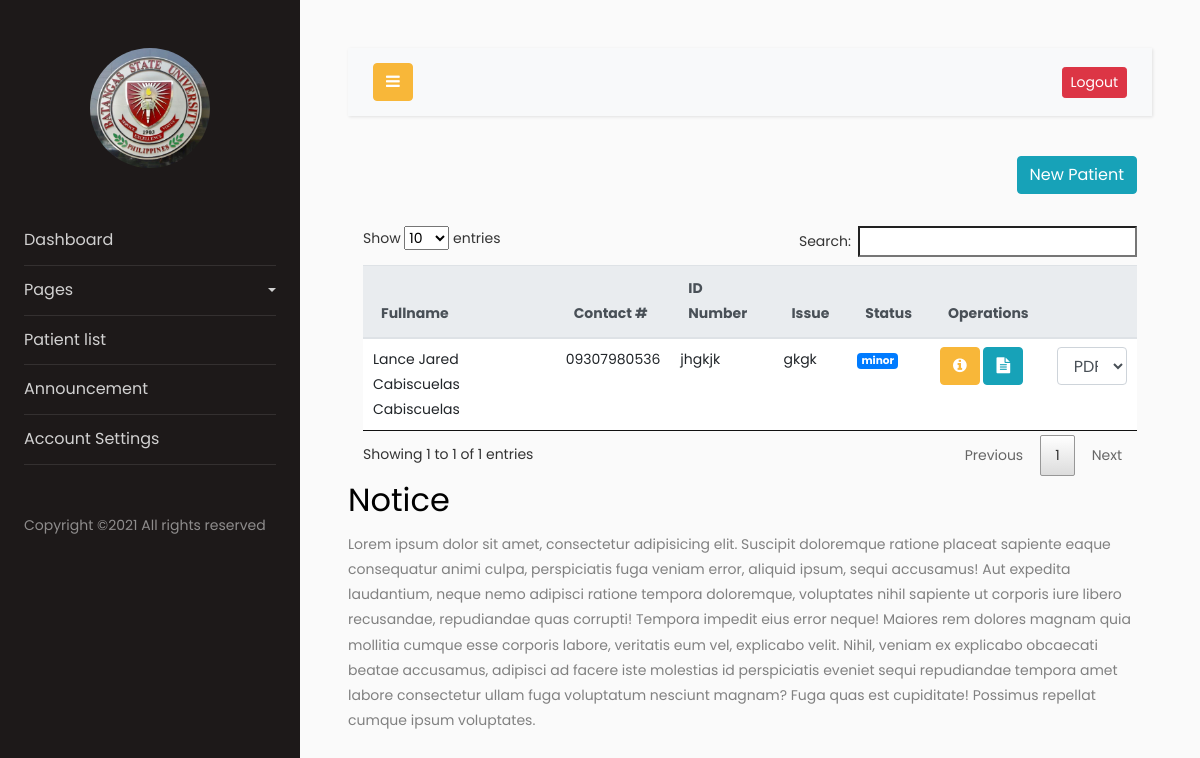
The page /pages/nurse/index.php?page=patient on the database as committed earlier.
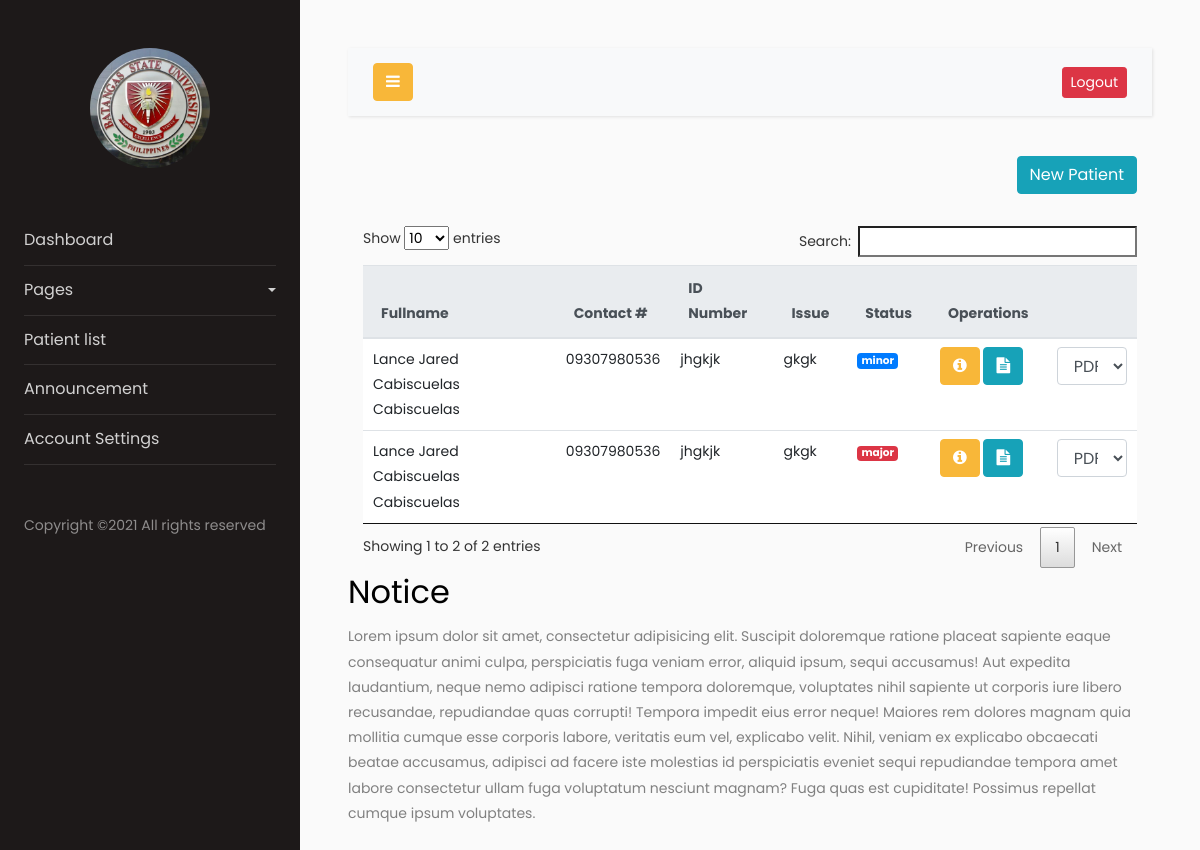
The same page on the database as committed later.
### tables this page shows
CREATE TABLE `patients` (
  `id` int(11) NOT NULL,
  `name` varchar(100) NOT NULL,
  `lastname` varchar(100) NOT NULL,
  `id_number` varchar(50) NOT NULL,
  `issue` varchar(100) NOT NULL,
  `contact_number` varchar(50) NOT NULL,
  `address` varchar(100) NOT NULL,
  `gender` varchar(20) NOT NULL,
  `note` varchar(200) NOT NULL,
  `age` varchar(20) NOT NULL,
  `guardian` varchar(100) NOT NULL,
  `medicine_take` varchar(100) NOT NULL,
  `parent_contact` varchar(50) NOT NULL,
  `issue_status` varchar(20) NOT NULL,
  `date_issue` varchar(50) NOT NULL,
  `time_issue` varchar(20) NOT NULL
);

### functions/mysqliConnection.php (called while the page is built, shortened)
<?php
class Database{
	public function __construct(){
		$this->conn = mysqli_connect("localhost", "root", "", "health_records");
	}
}
?>

### pages/nurse/pages/patient.php (the view, shortened to what this page needs)
<?php
$sql = $database->conn->query("SELECT * FROM patients");
?>
<div class="container">
    <div class="row" style="margin-bottom:2rem;">
    <div class="col col-md-12">
    <button type="button" class="btn btn-info float-right" onclick="openModalSaving()">
        New Patient
    </button>
    </div>
    </div>
<table class="table" id="patientTable" style="margin-top: 4rem;">
  <thead class="thead-light">
    <tr>
      <th scope="col">Fullname</th>
      <th scope="col">Contact #</th>
      <th scope="col">ID Number</th>
      <th scope="col">Issue</th>
      <th scope="col">Status</th>
      <th scope="col">Operations</th>
      <th scope="col"></th>
    </tr>
  </thead>
  <tbody>
  <?php while($row = $sql->fetch_array()): ?>
      <tr>
      <td><?php echo $row['name']." ".$row['lastname']; ?></td>
      <td><?php echo $row['contact_number']; ?></td>
      <td><?php echo $row['id_number']; ?></td>
      <td><?php echo $row['issue']; ?></td>
      <td><?php echo $row['issue_status'] == 'major' ? '<span class="badge badge-danger">'.$row['issue_status'].'</span>': '<span class="badge badge-primary">'.$row['issue_status'].'</span>'; ?></td>
      <td>
        <button class="btn btn-primary" onclick="patientDetails(<?php echo $row['id']; ?>)"><i class="fa fa-info-circle" aria-hidden="true"></i></button>
        <button class="btn btn-info"><i class="fa fa-file-text" aria-hidden="true"></i></button>
      </td>
      <td>
        <div class="form-group">
            <select class="form-control" onchange="requestPrint()" id="printRequest">
            <option value="" disabled selected>PDF File</option>
            </select>
        </div>
      </td>
      </tr>
    <?php endwhile; ?>
  </tbody>
</table>
<div class="row">
    <h2 class="text-center">Notice</h2>
    <p>Lorem ipsum dolor sit amet, consectetur adipisicing elit. Suscipit doloremque ratione placeat sapiente eaque consequatur animi culpa, perspiciatis fuga veniam error, aliquid ipsum, sequi accusamus! Aut expedita laudantium, neque nemo adipisci ratione tempora doloremque, voluptates nihil sapiente ut corporis iure libero recusandae, repudiandae quas corrupti! Tempora impedit eius error neque! Maiores rem dolores magnam quia mollitia cumque esse corporis labore, veritatis eum vel, explicabo velit. Nihil, veniam ex explicabo obcaecati beatae accusamus, adipisci ad facere iste molestias id perspiciatis eveniet sequi repudiandae tempora amet labore consectetur ullam fuga voluptatum nesciunt magnam? Fuga quas est cupiditate! Possimus repellat cumque ipsum voluptates.</p>
</div>
</div>

### pages/nurse/index.php (shortened to what this page needs)
<?php
include "../../functions/mysqliConnection.php";
$database = new Database;
?>
<!doctype html>
<html lang="en">
  <head>
			<link rel="stylesheet" href="../../css/nurse.css">
      <link rel="stylesheet" href="../../dependency/datatables/datatables.min.css">
      <link rel="stylesheet" href="../../dependency/font-awesome/css/font-awesome.min.css">
    </head>
    <body>
      <div class="wrapper d-flex align-items-stretch">
        <nav id="sidebar">
          <div class="p-4 pt-5">
            <a href="#" class="img logo rounded-circle mb-5" style="background-image: url(../../images/logo2.jpg);" style="background-color: white;"></a>
            <ul class="list-unstyled components mb-5">
              <li>
	              <a href="index.php?page=dashboard">Dashboard </a>
              </li>
              <li>
                <a href="#pageSubmenu" data-toggle="collapse" aria-expanded="false" class="dropdown-toggle">Pages</a>
              </li>
	          <li>
              <a href="index.php?page=patient">Patient list</a>
	          </li>
	          <li>
              <a href="#">Announcement</a>
	          </li>
	          <li>
              <a href="index.php?page=accountSettings">Account Settings</a>
	          </li>
	        </ul>
	        <div class="footer">
            <p>
            Copyright &copy;<script>document.write(new Date().getFullYear());</script> All rights reserved
            </p>
	        </div>
	      </div>
    	</nav>
      <div id="content" class="p-4 p-md-5">
        <nav class="navbar navbar-expand-lg navbar-light bg-light">
          <div class="container-fluid">
            <button type="button" id="sidebarCollapse" class="btn btn-primary">
              <i class="fa fa-bars"></i>
            </button>
              <div class="collapse navbar-collapse" id="navbarSupportedContent">
                <ul class="nav navbar-nav ml-auto">
                  <li class="nav-item ">
                    <a href="../../functions/logout.php" class="btn btn-danger btn-sm">Logout</a>
                  </li>
                </ul>
            </div>
          </div>
        </nav>
<?php
if (isset($_GET['page'])) {
  $page = $_GET['page'];
  $display = "pages/".$page.'.php';
  include($display);
  }else{
    $page = 'dashboard';
    $display = "pages/".$page.'.php';
    include($display);
  }
?>
      </div>
		</div>
  </body>
</html>

### pages/nurse/pages/patient.php (style rules this page uses)
span { color: red; }

Rows that differ between the two databases and show on the page:
added patients: name "Lance Jared Cabiscuelas", lastname "Cabiscuelas", contact_number "09307980536", id_number "jhgkjk", issue "gkgk", issue_status "major"
Other text that changed with them:
text written by a page script: "Show entries Search: Showing 1 to 1 of 1 entries Previous 1 Next" → "Show entries Search: Showing 1 to 2 of 2 entries Previous 1 Next"
